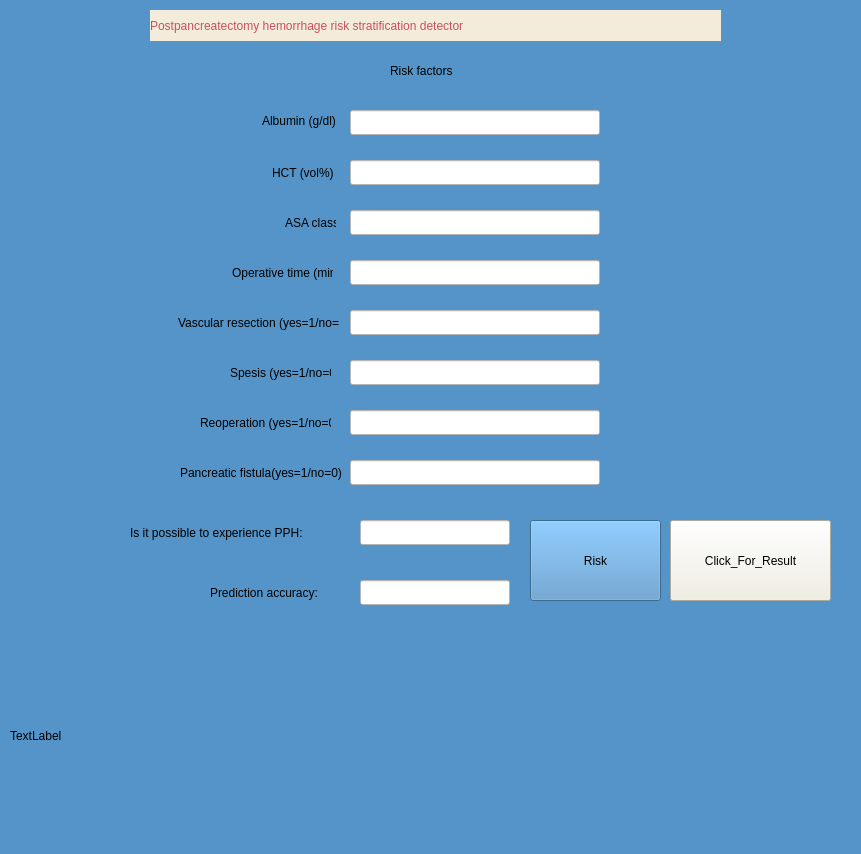
<?xml version="1.0" encoding="UTF-8"?>
<ui version="4.0">
 <class>MainWindow</class>
 <widget class="QMainWindow" name="MainWindow">
  <property name="enabled">
   <bool>true</bool>
  </property>
  <property name="geometry">
   <rect>
    <x>0</x>
    <y>0</y>
    <width>861</width>
    <height>854</height>
   </rect>
  </property>
  <property name="minimumSize">
   <size>
    <width>800</width>
    <height>778</height>
   </size>
  </property>
  <property name="maximumSize">
   <size>
    <width>1224</width>
    <height>954</height>
   </size>
  </property>
  <property name="windowTitle">
   <string>Postpancreatectomy hemorrhage risk stratification detector</string>
  </property>
  <property name="windowIcon">
   <iconset>
    <normaloff>img/title.png</normaloff>img/title.png</iconset>
  </property>
  <property name="styleSheet">
   <string notr="true">background-color: rgb(85, 148, 200);</string>
  </property>
  <widget class="QWidget" name="centralwidget">
   <widget class="QLabel" name="label_13">
    <property name="geometry">
     <rect>
      <x>210</x>
      <y>580</y>
      <width>141</width>
      <height>25</height>
     </rect>
    </property>
    <property name="styleSheet">
     <string notr="true">color: rgb(0, 0, 0);
font: 87 9pt &quot;Arial Black&quot;;

</string>
    </property>
    <property name="text">
     <string>Prediction accuracy:</string>
    </property>
   </widget>
   <widget class="QLineEdit" name="Accuracy">
    <property name="geometry">
     <rect>
      <x>360</x>
      <y>580</y>
      <width>150</width>
      <height>25</height>
     </rect>
    </property>
    <property name="styleSheet">
     <string notr="true">background-color: rgb(255, 255, 255);
color: rgb(0, 0, 0);</string>
    </property>
   </widget>
   <widget class="QLineEdit" name="Albumin">
    <property name="geometry">
     <rect>
      <x>350</x>
      <y>110</y>
      <width>250</width>
      <height>25</height>
     </rect>
    </property>
    <property name="styleSheet">
     <string notr="true">background-color: rgb(255, 255, 255);
color: rgb(0, 0, 0);</string>
    </property>
   </widget>
   <widget class="QLineEdit" name="LiverDisease">
    <property name="geometry">
     <rect>
      <x>360</x>
      <y>520</y>
      <width>150</width>
      <height>25</height>
     </rect>
    </property>
    <property name="styleSheet">
     <string notr="true">background-color: rgb(255, 255, 255);
color: rgb(0, 0, 0);</string>
    </property>
   </widget>
   <widget class="QLineEdit" name="VascularResection">
    <property name="geometry">
     <rect>
      <x>350</x>
      <y>310</y>
      <width>250</width>
      <height>25</height>
     </rect>
    </property>
    <property name="styleSheet">
     <string notr="true">background-color: rgb(255, 255, 255);
color: rgb(0, 0, 0);</string>
    </property>
   </widget>
   <widget class="QLineEdit" name="PancreaticFistula">
    <property name="geometry">
     <rect>
      <x>350</x>
      <y>460</y>
      <width>250</width>
      <height>25</height>
     </rect>
    </property>
    <property name="styleSheet">
     <string notr="true">background-color: rgb(255, 255, 255);
color: rgb(0, 0, 0);</string>
    </property>
   </widget>
   <widget class="QLineEdit" name="Spesis">
    <property name="geometry">
     <rect>
      <x>350</x>
      <y>360</y>
      <width>250</width>
      <height>25</height>
     </rect>
    </property>
    <property name="styleSheet">
     <string notr="true">background-color: rgb(255, 255, 255);
color: rgb(0, 0, 0);</string>
    </property>
   </widget>
   <widget class="QLabel" name="label_4">
    <property name="geometry">
     <rect>
      <x>262</x>
      <y>110</y>
      <width>81</width>
      <height>22</height>
     </rect>
    </property>
    <property name="styleSheet">
     <string notr="true">color: rgb(0, 0, 0);
font: 9pt &quot;Times New Roman&quot;;</string>
    </property>
    <property name="text">
     <string>Albumin (g/dl)</string>
    </property>
   </widget>
   <widget class="QLabel" name="label_12">
    <property name="geometry">
     <rect>
      <x>130</x>
      <y>520</y>
      <width>221</width>
      <height>25</height>
     </rect>
    </property>
    <property name="styleSheet">
     <string notr="true">color: rgb(0, 0, 0);
font: 87 9pt &quot;Arial Black&quot;;

</string>
    </property>
    <property name="text">
     <string>Is it possible to experience PPH:</string>
    </property>
   </widget>
   <widget class="QLineEdit" name="HCT">
    <property name="geometry">
     <rect>
      <x>350</x>
      <y>160</y>
      <width>250</width>
      <height>25</height>
     </rect>
    </property>
    <property name="styleSheet">
     <string notr="true">background-color: rgb(255, 255, 255);
color: rgb(0, 0, 0);</string>
    </property>
   </widget>
   <widget class="QLineEdit" name="OperatingTime">
    <property name="geometry">
     <rect>
      <x>350</x>
      <y>260</y>
      <width>250</width>
      <height>25</height>
     </rect>
    </property>
    <property name="styleSheet">
     <string notr="true">background-color: rgb(255, 255, 255);
color: rgb(0, 0, 0);</string>
    </property>
   </widget>
   <widget class="QLabel" name="label">
    <property name="geometry">
     <rect>
      <x>150</x>
      <y>10</y>
      <width>571</width>
      <height>31</height>
     </rect>
    </property>
    <property name="styleSheet">
     <string notr="true">background-color: #F3ECDB;
font: 75 18pt &quot;Times New Roman&quot;;
color: #C8515C;</string>
    </property>
    <property name="text">
     <string>Postpancreatectomy hemorrhage risk stratification detector</string>
    </property>
   </widget>
   <widget class="QLabel" name="label_6">
    <property name="geometry">
     <rect>
      <x>232</x>
      <y>260</y>
      <width>101</width>
      <height>25</height>
     </rect>
    </property>
    <property name="styleSheet">
     <string notr="true">color: rgb(0, 0, 0);
font: 9pt &quot;Times New Roman&quot;;</string>
    </property>
    <property name="text">
     <string>Operative time (min)</string>
    </property>
   </widget>
   <widget class="QLabel" name="label_10">
    <property name="geometry">
     <rect>
      <x>180</x>
      <y>460</y>
      <width>161</width>
      <height>25</height>
     </rect>
    </property>
    <property name="styleSheet">
     <string notr="true">color: rgb(0, 0, 0);
font: 9pt &quot;Times New Roman&quot;;</string>
    </property>
    <property name="text">
     <string>Pancreatic fistula(yes=1/no=0)</string>
    </property>
   </widget>
   <widget class="QLabel" name="label_8">
    <property name="geometry">
     <rect>
      <x>230</x>
      <y>360</y>
      <width>101</width>
      <height>25</height>
     </rect>
    </property>
    <property name="styleSheet">
     <string notr="true">color: rgb(0, 0, 0);
font: 9pt &quot;Times New Roman&quot;;</string>
    </property>
    <property name="text">
     <string>Spesis (yes=1/no=0)</string>
    </property>
   </widget>
   <widget class="QLabel" name="label_5">
    <property name="geometry">
     <rect>
      <x>272</x>
      <y>160</y>
      <width>61</width>
      <height>25</height>
     </rect>
    </property>
    <property name="styleSheet">
     <string notr="true">color: rgb(0, 0, 0);
font: 9pt &quot;Times New Roman&quot;;</string>
    </property>
    <property name="text">
     <string>HCT (vol%)</string>
    </property>
   </widget>
   <widget class="QLabel" name="label_9">
    <property name="geometry">
     <rect>
      <x>200</x>
      <y>410</y>
      <width>131</width>
      <height>25</height>
     </rect>
    </property>
    <property name="styleSheet">
     <string notr="true">color: rgb(0, 0, 0);
font: 9pt &quot;Times New Roman&quot;;</string>
    </property>
    <property name="text">
     <string>Reoperation (yes=1/no=0)</string>
    </property>
   </widget>
   <widget class="QLabel" name="label_11">
    <property name="geometry">
     <rect>
      <x>285</x>
      <y>210</y>
      <width>51</width>
      <height>25</height>
     </rect>
    </property>
    <property name="styleSheet">
     <string notr="true">color: rgb(0, 0, 0);
font: 9pt &quot;Times New Roman&quot;;</string>
    </property>
    <property name="text">
     <string>ASA class</string>
    </property>
   </widget>
   <widget class="QLabel" name="label_7">
    <property name="geometry">
     <rect>
      <x>178</x>
      <y>310</y>
      <width>161</width>
      <height>25</height>
     </rect>
    </property>
    <property name="styleSheet">
     <string notr="true">color: rgb(0, 0, 0);
font: 9pt &quot;Times New Roman&quot;;</string>
    </property>
    <property name="text">
     <string>Vascular resection (yes=1/no=0)</string>
    </property>
   </widget>
   <widget class="QLineEdit" name="Reoperation">
    <property name="geometry">
     <rect>
      <x>350</x>
      <y>410</y>
      <width>250</width>
      <height>25</height>
     </rect>
    </property>
    <property name="styleSheet">
     <string notr="true">background-color: rgb(255, 255, 255);
color: rgb(0, 0, 0);</string>
    </property>
   </widget>
   <widget class="QLineEdit" name="ASAclass">
    <property name="enabled">
     <bool>true</bool>
    </property>
    <property name="geometry">
     <rect>
      <x>350</x>
      <y>210</y>
      <width>250</width>
      <height>25</height>
     </rect>
    </property>
    <property name="styleSheet">
     <string notr="true">background-color: rgb(255, 255, 255);
color: rgb(0, 0, 0);</string>
    </property>
    <property name="text">
     <string/>
    </property>
   </widget>
   <widget class="QPushButton" name="Click_For_Result">
    <property name="geometry">
     <rect>
      <x>670</x>
      <y>520</y>
      <width>161</width>
      <height>81</height>
     </rect>
    </property>
    <property name="styleSheet">
     <string notr="true">background-color: rgb(240, 238, 225);
color: rgb(0, 0, 0);
font:8pt &quot;Arial Black&quot;;

</string>
    </property>
    <property name="text">
     <string>Click_For_Result</string>
    </property>
   </widget>
   <widget class="QLabel" name="label_14">
    <property name="geometry">
     <rect>
      <x>390</x>
      <y>60</y>
      <width>121</width>
      <height>21</height>
     </rect>
    </property>
    <property name="styleSheet">
     <string notr="true">color: rgb(0, 0, 0);
font: 87 12pt &quot;Arial Black&quot;;

</string>
    </property>
    <property name="text">
     <string>Risk factors</string>
    </property>
   </widget>
   <widget class="QLabel" name="img">
    <property name="geometry">
     <rect>
      <x>10</x>
      <y>630</y>
      <width>831</width>
      <height>211</height>
     </rect>
    </property>
    <property name="text">
     <string>TextLabel</string>
    </property>
   </widget>
   <widget class="QPushButton" name="Risk">
    <property name="geometry">
     <rect>
      <x>530</x>
      <y>520</y>
      <width>131</width>
      <height>81</height>
     </rect>
    </property>
    <property name="styleSheet">
     <string notr="true">font:8pt &quot;Arial Black&quot;;</string>
    </property>
    <property name="text">
     <string>Risk</string>
    </property>
   </widget>
  </widget>
  <widget class="QStatusBar" name="statusbar"/>
 </widget>
 <resources/>
 <connections/>
</ui>
